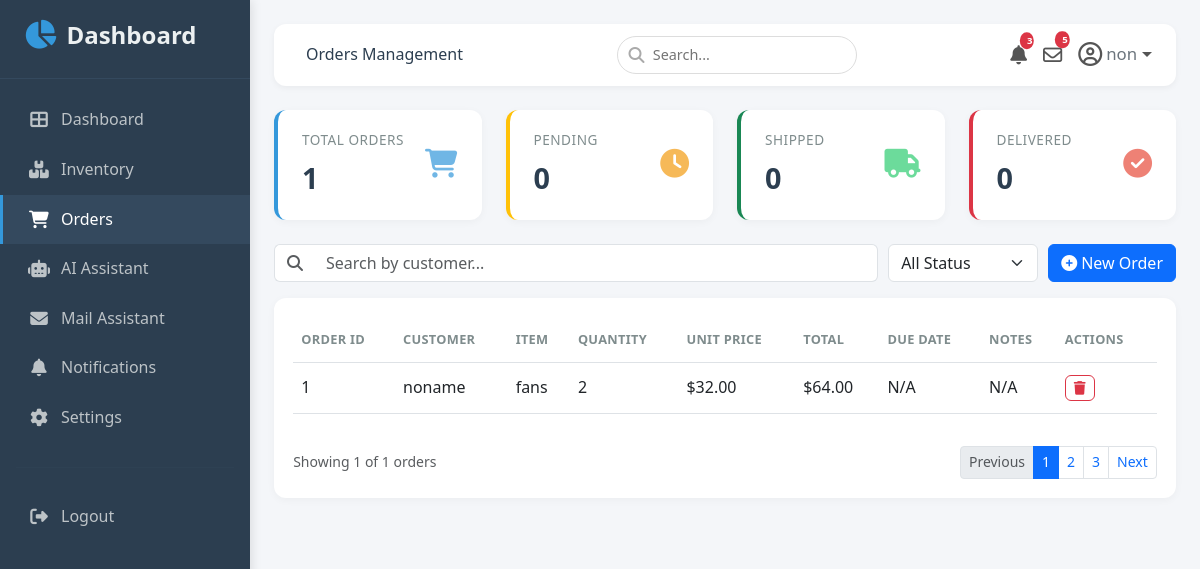
/orders (signed in), run on an earlier commit of the app's database.
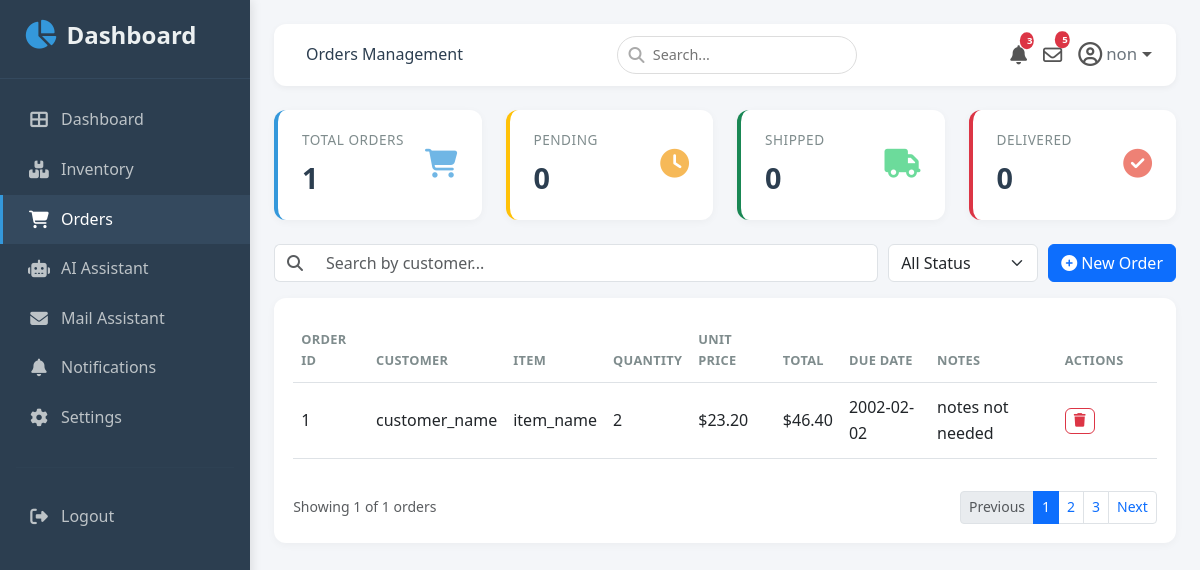
And on a later commit of the database.
### app.py (models this page shows, shortened)
class User(UserMixin, db.Model):
    id            = db.Column(db.Integer, primary_key=True)
    first_name    = db.Column(db.String(80), nullable=False)
    last_name     = db.Column(db.String(80), nullable=False)
    username      = db.Column(db.String(80), unique=True, nullable=False)
    password_hash = db.Column(db.String(200), nullable=False)

class Order(db.Model):
    id            = db.Column(db.Integer, primary_key=True)
    customer_name = db.Column(db.String(100), nullable=False)
    inventory_item_id = db.Column(db.Integer, nullable=False)
    quantity_item = db.Column(db.Integer, nullable=False)
    unit_price = db.Column(db.Float, nullable=False)
    due_date = db.Column(db.DateTime, nullable=True)
    user_id = db.Column(db.Integer, db.ForeignKey('user.id'), nullable=False)
    name = db.Column(db.String(80), db.ForeignKey('data.name'))
    notes = db.Column(db.Text)

class Data(db.Model):
    id            = db.Column(db.Integer, primary_key=True)
    name = db.Column(db.String(100), nullable=False)
    price = db.Column(db.Integer, nullable=False)
    quantity = db.Column(db.Integer, nullable=False)
    user_id = db.Column(db.Integer, db.ForeignKey('user.id'), nullable=False)
    orders = db.relationship("Order", backref="data")

### app.py (the view, shortened to what this page needs)
@app.route('/orders', methods=['GET', 'POST'])
@login_required
def orders():
    total_orders = Order.query.count()
    orders_data = Order.query.filter_by(user_id=current_user.id).all()
    inventory_items = Data.query.filter_by(user_id=current_user.id).all()
    return render_template(
        'Orders.html',
        orders=orders_data,
        machines=inventory_items,
        total_orders=total_orders
    )

### app.py (called while the page is built)
@login_manager.user_loader
def load_user(user_id):
    return User.query.get(int(user_id))

### templates/Orders.html (shortened to what this page needs)
{% extends "base.html" %}
{% block page_title %}Orders Management{% endblock %}
{% block content %}
<div class="row g-4 mb-4">
  <div class="col-md-3 col-6">
    <div class="stat-card">
      <div class="d-flex justify-content-between align-items-center">
        <div>
          <p class="stat-label">Total Orders</p>
          <p class="stat-number">{{ total_orders|default(0) }}</p>
        </div>
        <i class="fas fa-shopping-cart stat-icon"></i>
      </div>
    </div>
  </div>
  <div class="col-md-3 col-6">
    <div class="stat-card border-warning">
      <div class="d-flex justify-content-between align-items-center">
        <div>
          <p class="stat-label">Pending</p>
          <p class="stat-number">{{ pending_orders|default(0) }}</p>
        </div>
        <i class="fas fa-clock stat-icon warning"></i>
      </div>
    </div>
  </div>
  <div class="col-md-3 col-6">
    <div class="stat-card border-success">
      <div class="d-flex justify-content-between align-items-center">
        <div>
          <p class="stat-label">Shipped</p>
          <p class="stat-number">{{ shipped_orders|default(0) }}</p>
        </div>
        <i class="fas fa-truck stat-icon success"></i>
      </div>
    </div>
  </div>
  <div class="col-md-3 col-6">
    <div class="stat-card border-danger">
      <div class="d-flex justify-content-between align-items-center">
        <div>
          <p class="stat-label">Delivered</p>
          <p class="stat-number">{{ delivered_orders|default(0) }}</p>
        </div>
        <i class="fas fa-check-circle stat-icon danger"></i>
      </div>
    </div>
  </div>
</div>
<div class="search-filter-bar">
  <div class="search-input">
    <div class="input-group">
      <span class="input-group-text bg-white border-end-0"><i class="fas fa-search text-muted"></i></span>
      <input type="text" class="form-control border-start-0" placeholder="Search by customer..." id="tableSearch">
    </div>
  </div>
  <div class="filter-select">
    <select class="form-select" id="statusFilter">
      <option value="">All Status</option>
    </select>
  </div>
  <div class="ms-auto">
    <button class="btn btn-primary" data-bs-toggle="modal" data-bs-target="#addOrderModal">
      <i class="fas fa-plus-circle me-1"></i>New Order
    </button>
  </div>
</div>
<div class="table-container">
  <div class="table-responsive">
    <table class="table table-hover align-middle" id="ordersTable">
      <thead>
        <tr>
          <th>Order ID</th>
          <th>Customer</th>
          <th>Item</th>
          <th>Quantity</th>
          <th>Unit Price</th>
          <th>Total</th>
          <th>Due Date</th>
          <th>Notes</th>
          <th style="width: 100px;">Actions</th>
        </tr>
      </thead>
      <tbody id="ordersTableBody">
        {% for order in orders %}
        <tr>
          <td>{{ order.id }}</td>
          <td>{{ order.customer_name }}</td>
          <td>
            {% for item in machines %}
              {% if item.id == order.inventory_item_id %}
                {{ item.name }}
              {% endif %}
            {% endfor %}
          </td>
          <td>{{ order.quantity_item }}</td>
          <td>${{ "%.2f"|format(order.unit_price) }}</td>
          <td>${{ "%.2f"|format(order.quantity_item * order.unit_price) }}</td>
          <td>{{ order.due_date.strftime('%Y-%m-%d') if order.due_date else 'N/A' }}</td>
          <td>{{ order.notes[:50] + '...' if order.notes and order.notes|length > 50 else order.notes or 'N/A' }}</td>
          <td>
		  <form action="{{ url_for('delete_order', id=order.inventory_item_id) }}" method="POST" style="display:inline;" onsubmit="return confirm('Are you sure you want to delete {{ order.data.name }}?');">
              <button type="submit" class="btn btn-sm btn-outline-danger action-btn">
                <i class="fas fa-trash"></i>
              </button>
            </form>
          </td>
        </tr>
        {% else %}
        <tr>
          <td colspan="9" class="text-center py-4 text-muted">No orders found.</td>
        </tr>
        {% endfor %}
      </tbody>
    </table>
  </div>
  <div class="pagination-bar">
    <div class="text-muted small">
      Showing {{ orders|length if orders else 0 }} of {{ total_orders|default(0) }} orders
    </div>
    <nav>
      <ul class="pagination pagination-sm">
        <li class="page-item disabled"><a class="page-link" href="#">Previous</a></li>
        <li class="page-item active"><a class="page-link" href="#">1</a></li>
        <li class="page-item"><a class="page-link" href="#">2</a></li>
        <li class="page-item"><a class="page-link" href="#">3</a></li>
        <li class="page-item"><a class="page-link" href="#">Next</a></li>
      </ul>
    </nav>
  </div>
</div>
{% endblock %}

### templates/base.html (shortened to what this page needs)
<!DOCTYPE html>
<html lang="en">
<head>
  <link href="https://cdn.jsdelivr.net/npm/bootstrap@5.3.0/dist/css/bootstrap.min.css" rel="stylesheet">
  <link rel="stylesheet" href="https://cdnjs.cloudflare.com/ajax/libs/font-awesome/6.4.0/css/all.min.css">
  <link rel="stylesheet" href="{{ url_for('static', filename='style.css') }}">
</head>
<body>
  <nav class="sidebar" id="sidebar">
    <div class="brand">
      <i class="fas fa-chart-pie"></i> Dashboard
    </div>
    <ul class="nav flex-column">
      <li class="nav-item">
        <a class="nav-link {% if request.endpoint == 'dashboard' %}active{% endif %}"
           href="{{ url_for('dashboard') }}">
          <i class="fas fa-th-large"></i> Dashboard
        </a>
      </li>
      <li class="nav-item">
        <a class="nav-link {% if request.endpoint == 'Machines' %}active{% endif %}"
           href="{{ url_for('Machines') }}">
          <i class="fas fa-boxes"></i> Inventory
        </a>
      </li>
      <li class="nav-item">
        <a class="nav-link {% if request.endpoint == 'orders' %}active{% endif %}"
           href="{{ url_for('orders') }}">
          <i class="fas fa-shopping-cart"></i> Orders
        </a>
      </li>
      <li class="nav-item">
        <a class="nav-link {% if request.endpoint == 'Ai_assistant' %}active{% endif %}"
           href="{{ url_for('Ai_assistant') }}">
          <i class="fas fa-robot"></i> AI Assistant
        </a>
      </li>
      <li class="nav-item">
        <a class="nav-link {% if request.endpoint == 'ai_mail_assistant' %}active{% endif %}"
           href="{{ url_for('ai_mail_assistant') }}">
          <i class="fas fa-envelope"></i> Mail Assistant
        </a>
      </li>
      <li class="nav-item">
        <a class="nav-link {% if request.endpoint == 'notifications' %}active{% endif %}"
           href="{{ url_for('notifications') }}">
          <i class="fas fa-bell"></i> Notifications
        </a>
      </li>
      <li class="nav-item">
        <a class="nav-link" href="{{ url_for('settings') }}"><i class="fas fa-cog"></i> Settings</a>
      </li>
    </ul>
    <hr style="border-color:#34495e; margin: 1.5rem 1rem;">
    <ul class="nav flex-column">
      <li class="nav-item">
        <a class="nav-link" href="{{ url_for('logout') }}"><i class="fas fa-sign-out-alt"></i> Logout</a>
      </li>
    </ul>
  </nav>
  <div class="main-content">
    <div class="top-navbar">
      <div>
        <span class="ms-2 d-none d-sm-inline">{% block page_title %}Dashboard{% endblock %}</span>
      </div>
      <div class="search-box d-none d-md-block">
        <i class="fas fa-search"></i>
        <input type="text" placeholder="Search...">
      </div>
      <div class="nav-icons d-flex align-items-center">
        <div class="dropdown me-2">
          <a href="{{ url_for('notifications') }}" class="text-decoration-none position-relative" id="notificationDropdown" role="button" data-bs-toggle="dropdown" aria-expanded="false">
            <i class="fas fa-bell" style="font-size: 1.2rem;"></i>
            <span class="badge bg-danger position-absolute top-0 start-100 translate-middle" id="navNotifCount" style="font-size: 0.6rem; padding: 0.25rem 0.45rem;">12</span>
          </a>
        </div>
        <a href="{{ url_for('ai_mail_assistant') }}" class="text-decoration-none me-2 position-relative">
          <i class="far fa-envelope" style="font-size: 1.2rem;"></i>
          <span class="badge bg-danger position-absolute top-0 start-100 translate-middle" style="font-size: 0.6rem; padding: 0.25rem 0.45rem;">5</span>
        </a>
        <div class="dropdown">
          <a href="#" class="text-decoration-none dropdown-toggle d-flex align-items-center"
             id="userDropdown" role="button" data-bs-toggle="dropdown" aria-expanded="false">
            <i class="far fa-user-circle fa-lg"></i>
            <span class="ms-1 d-none d-md-inline small text-secondary">
              {{ current_user.username if current_user.is_authenticated else 'Admin' }}
            </span>
          </a>
        </div>
      </div>
    </div>
    {% block content %}{% endblock %}
</body>
</html>

### static/style.css (style rules this page uses)
* { margin: 0; padding: 0; box-sizing: border-box; }
body { background-color: #f4f6f9; font-family: 'Segoe UI', Tahoma, Geneva, Verdana, sans-serif; color: #2c3e50; line-height: 1.6; }
a { text-decoration: none; color: inherit; }
.sidebar { position: fixed; top: 0; left: 0; height: 100vh; width: 250px; background-color: #2c3e50; color: #ecf0f1; transition: transform 0.3s ease; z-index: 1050; padding: 1rem 0; overflow-y: auto; box-shadow: 2px 0 10px rgba(0, 0, 0, 0.1); }
.sidebar .brand { font-size: 1.5rem; font-weight: 600; padding: 0 1.5rem 1.5rem 1.5rem; border-bottom: 1px solid #34495e; margin-bottom: 1rem; display: flex; align-items: center; gap: 10px; }
.sidebar .brand i { color: #3498db; font-size: 1.8rem; }
.sidebar .nav-link { color: #bdc3c7; padding: 0.75rem 1.5rem; border-left: 3px solid transparent; transition: all 0.2s ease; display: flex; align-items: center; gap: 10px; }
.sidebar .nav-link.active { color: #fff; background-color: #34495e; border-left-color: #3498db; }
.sidebar .nav-link i { width: 24px; text-align: center; font-size: 1.1rem; }
.sidebar hr { border-color: #34495e; margin: 1.5rem 1rem; }
.main-content { margin-left: 250px; padding: 1.5rem; min-height: 100vh; transition: margin-left 0.3s ease; }
.top-navbar { background: #fff; border-radius: 12px; padding: 0.75rem 1.5rem; box-shadow: 0 2px 6px rgba(0, 0, 0, 0.05); margin-bottom: 1.5rem; display: flex; align-items: center; justify-content: space-between; }
.top-navbar .search-box { position: relative; }
.top-navbar .search-box input { border-radius: 30px; border: 1px solid #ddd; padding: 0.4rem 1rem 0.4rem 2.2rem; font-size: 0.9rem; width: 240px; transition: border 0.2s ease; }
.top-navbar .search-box i { position: absolute; left: 12px; top: 50%; transform: translateY(-50%); color: #aaa; }
.nav-icons { display: flex; align-items: center; gap: 0.5rem; }
.nav-icons a { color: #555; font-size: 1.2rem; position: relative; transition: color 0.2s ease; }
.nav-icons a .badge { position: absolute; top: -6px; right: -8px; font-size: 0.6rem; padding: 0.25rem 0.45rem; background: #e74c3c; color: #fff; border-radius: 50%; }
.stat-card { background: #fff; border-radius: 12px; padding: 1.2rem 1.5rem; box-shadow: 0 2px 8px rgba(0, 0, 0, 0.04); border-left: 4px solid #3498db; height: 100%; transition: all 0.3s ease; }
.stat-card .stat-icon { font-size: 1.8rem; color: #3498db; opacity: 0.7; }
.stat-card .stat-number { font-size: 1.8rem; font-weight: 600; margin-bottom: 0; }
.stat-card .stat-label { color: #7f8c8d; font-size: 0.85rem; text-transform: uppercase; letter-spacing: 0.5px; margin-bottom: 0.25rem; }
.stat-card.border-warning { border-left-color: #f39c12; }
.stat-card.border-success { border-left-color: #2ecc71; }
.stat-card.border-danger { border-left-color: #e74c3c; }
.stat-card .stat-icon.warning { color: #f39c12; }
.stat-card .stat-icon.success { color: #2ecc71; }
.stat-card .stat-icon.danger { color: #e74c3c; }
.search-filter-bar { display: flex; flex-wrap: wrap; gap: 10px; align-items: center; margin-bottom: 1rem; }
.search-filter-bar .search-input { flex: 1 1 250px; }
.search-filter-bar .filter-select { flex: 0 1 150px; }
.table-container { background: #fff; border-radius: 12px; padding: 1.2rem; box-shadow: 0 2px 8px rgba(0, 0, 0, 0.04); }
.table-container .table th { border-top: none; color: #7f8c8d; font-weight: 600; font-size: 0.8rem; text-transform: uppercase; letter-spacing: 0.3px; padding: 0.75rem 0.5rem; }
.table-container .table td { vertical-align: middle; padding: 0.75rem 0.5rem; }
.action-btn { padding: 0.15rem 0.5rem; font-size: 0.8rem; border-radius: 6px; transition: all 0.2s ease; }
.action-btn .fas { font-size: 0.85rem; }
.pagination-bar { display: flex; justify-content: space-between; align-items: center; margin-top: 1rem; flex-wrap: wrap; gap: 0.5rem; }
.pagination-bar .pagination { margin: 0; }

What changed in the data, as far as the page shows it:
changed Order id 1: customer_name "noname" → "customer_name"; unit_price "32.00" → "23.20"; order.quantity_item*order.unit_price "64.00" → "46.40"; due_date "N/A" → "2002-02-02"; notes "N/A" → "notes not needed"
changed Data: name "fans" → "item_name"
